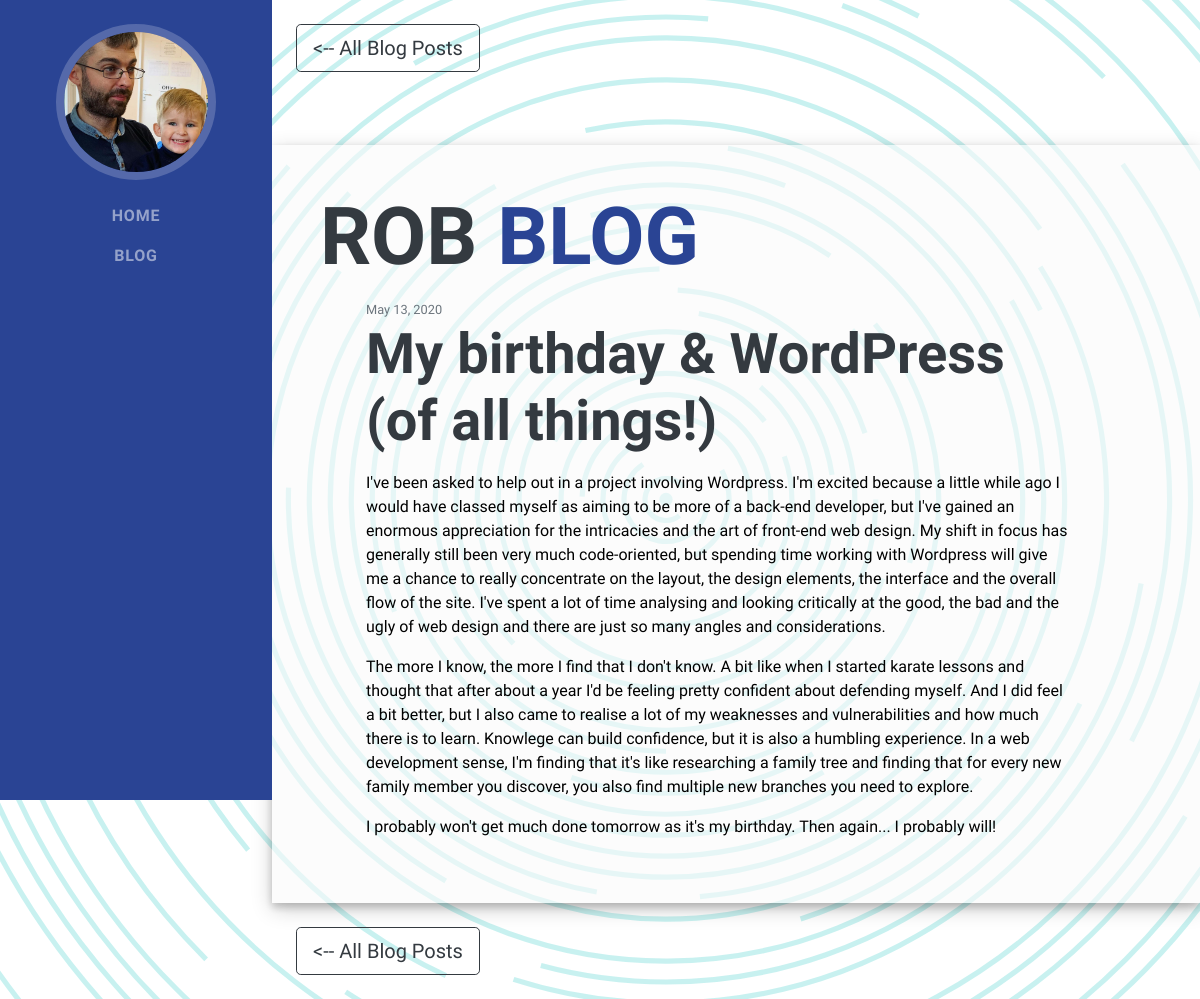
/post/16/, run on the app's committed database.
### blog/models.py (models this page shows, shortened)
class Post(models.Model):
    title = models.CharField(max_length=100)
    summary = models.TextField()
    content = models.TextField()
    date_posted = models.DateTimeField(default=timezone.now)

### blog/views.py (the view)
# urls.py: path('post/<int:pk>/', PostDetailView.as_view(),
class PostDetailView(DetailView):
    model = Post

### blog/templates/blog/post_detail.html (shortened to what this page needs)
{% extends "blog/base.html" %}
{% block content %}
<div><a class="btn btn-lg btn-outline-dark m-4" href="{% url 'blog' %}"><-- All Blog Posts</a></div>
<section class="p-3 p-lg-5 d-flex align-items-top" id="about">
      <div class="w-100">
        <h1 class="mb-3">rob
          <span class="text-primary">Blog</span>
        </h1>
    <div class="container-fluid">
    <article class="media content-section ml-md-3 col-md-11">
        <div class="media-body">
        <div class="article-metadata">
            <small class="text-muted">{{ object.date_posted|date:"F d, Y" }}</small>
        </div>
        <h2 class="article-title">{{ object.title }}</h2>
        <p class="article-content">{{ object.content|safe }}</p>
        </div>
    </article>
    </div>
</section>
<hrclass="invisible">
<div><a class="btn btn-lg btn-outline-dark m-4" href="{% url 'blog' %}"><-- All Blog Posts</a></div>
{% endblock content %}

### blog/static/blog/main.css (style rules this page uses)
body { font-family: "Muli", -apple-system, BlinkMacSystemFont, "Segoe UI", Roboto, "Helvetica Neue", Arial, sans-serif, "Apple Color Emoji", "Segoe UI Emoji", "Segoe UI Symbol", "Noto Color Emoji"; padding-top: 54px; color: #000; background-color: #ffffff; background-attachment: fixed; background-repeat: no-repeat; background-size: cover; }
section { background-color: rgba(250, 250, 250, .6); box-shadow: 0 4px 8px 0 rgba(0, 0, 0, 0.2), 0 6px 20px 0 rgba(0, 0, 0, 0.19); }
@media (min-width: 992px) { body { padding-top: 0; padding-left: 17rem; } }
h1, h2, h3, h4, h5, h6 { font-family: "Saira Extra Condensed", -apple-system, BlinkMacSystemFont, "Segoe UI", Roboto, "Helvetica Neue", Arial, sans-serif, "Apple Color Emoji", "Segoe UI Emoji", "Segoe UI Symbol", "Noto Color Emoji"; font-weight: 700; color: #343a40; }
h1 { text-transform: uppercase; font-size: 5rem; line-height: 5.5rem; }
h2 { font-size: 3.5rem; }
p.article-content { color: black; }
.text-primary { color: #2a4494 !important; }
a { color: #2a4494; }
body { opacity: 1; transition: 1s opacity; }

### data on the page
Post: date_posted "May 13, 2020", title "My birthday & WordPress (of all things!)", content "I've been asked to help out in a project involving Wordpress. I'm excited because a little while ago I would have classed myself as aiming to be more of a back-end developer, but I've gained an enormous appreciation for the intricacies and the art of front-end web design. My shift in focus has generally still been very much code-oriented, but spending time working with Wordpress will give me a chance to really concentrate on the layout, the design elements, the interface and the overall flow of the site. I've spent a lot of time analysing and looking critically at the good, the bad and the ugly of web design and there are just so many angles and considerations. The more I know, the more I…"
